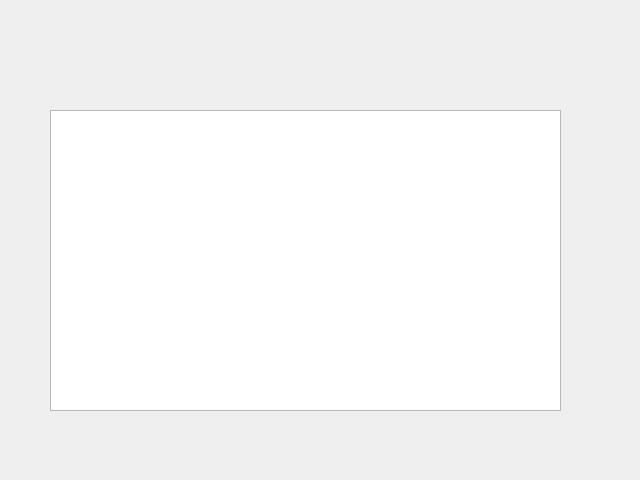
<?xml version="1.0" encoding="UTF-8"?>
<ui version="4.0">
 <class>Form</class>
 <widget class="QWidget" name="Form">
  <property name="enabled">
   <bool>true</bool>
  </property>
  <property name="geometry">
   <rect>
    <x>0</x>
    <y>0</y>
    <width>640</width>
    <height>480</height>
   </rect>
  </property>
  <property name="windowTitle">
   <string>Form</string>
  </property>
  <widget class="QTableWidget" name="tableWidget">
   <property name="geometry">
    <rect>
     <x>50</x>
     <y>110</y>
     <width>511</width>
     <height>301</height>
    </rect>
   </property>
  </widget>
 </widget>
 <resources/>
 <connections/>
</ui>
